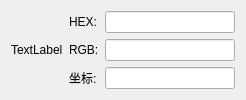
<?xml version="1.0" encoding="UTF-8"?>
<ui version="4.0">
 <class>QtGetScreenColorClass</class>
 <widget class="QMainWindow" name="QtGetScreenColorClass">
  <property name="geometry">
   <rect>
    <x>0</x>
    <y>0</y>
    <width>246</width>
    <height>95</height>
   </rect>
  </property>
  <property name="sizePolicy">
   <sizepolicy hsizetype="Fixed" vsizetype="Fixed">
    <horstretch>0</horstretch>
    <verstretch>0</verstretch>
   </sizepolicy>
  </property>
  <property name="windowTitle">
   <string>QtGetScreenColor</string>
  </property>
  <widget class="QWidget" name="centralWidget">
   <property name="sizePolicy">
    <sizepolicy hsizetype="Fixed" vsizetype="Fixed">
     <horstretch>0</horstretch>
     <verstretch>0</verstretch>
    </sizepolicy>
   </property>
   <layout class="QHBoxLayout" name="horizontalLayout">
    <item>
     <widget class="QLabel" name="labelColorDisplay">
      <property name="minimumSize">
       <size>
        <width>50</width>
        <height>50</height>
       </size>
      </property>
      <property name="text">
       <string>TextLabel</string>
      </property>
     </widget>
    </item>
    <item>
     <layout class="QGridLayout" name="gridLayout">
      <item row="1" column="0">
       <widget class="QLabel" name="label_2">
        <property name="text">
         <string>RGB:</string>
        </property>
       </widget>
      </item>
      <item row="0" column="1">
       <widget class="QLineEdit" name="lineEditHex"/>
      </item>
      <item row="0" column="0">
       <widget class="QLabel" name="label">
        <property name="text">
         <string>HEX:</string>
        </property>
       </widget>
      </item>
      <item row="2" column="0">
       <widget class="QLabel" name="label_3">
        <property name="text">
         <string>坐标:</string>
        </property>
       </widget>
      </item>
      <item row="1" column="1">
       <widget class="QLineEdit" name="lineEditRGB"/>
      </item>
      <item row="2" column="1">
       <widget class="QLineEdit" name="lineEditCoordinate"/>
      </item>
     </layout>
    </item>
   </layout>
  </widget>
 </widget>
 <layoutdefault spacing="6" margin="11"/>
 <resources/>
 <connections/>
</ui>
